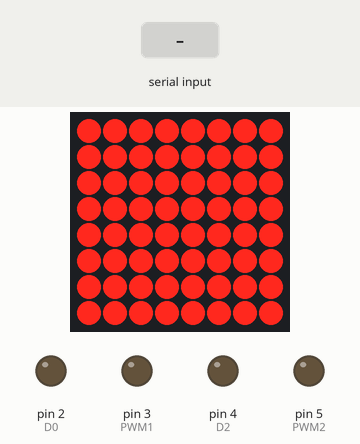
Simulated run of this sketch. Board: Arduino Nano, built with avr-gcc and run on an emulated ATmega328P. Parts: 8×8 LED matrix, output pins drawn as LEDs (lit = HIGH). The inputs (shaded band) are chosen by the test bench. What the sketch prints to the serial monitor is not drawn.

Above: at 0.1 s.
At 2.2 s:
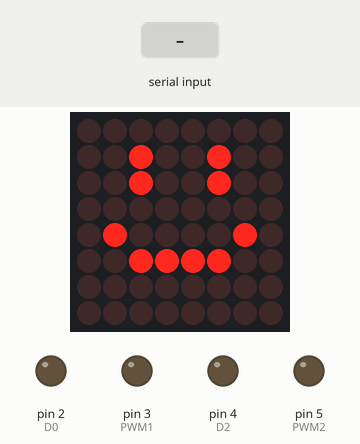
2.3 s: "1,90,45#" received over Serial
Timing chart, 0 to 5.3 s (numbered marks = the images above; inputs shaded):
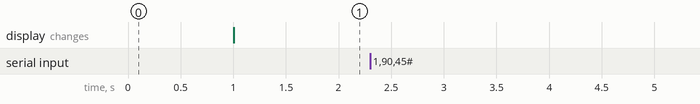

Measured:
- after the input at 2.3 s, every drawn part: stays the same

The sketch:

ControlBTHMejora.ino
```cpp
//----------------------------------
//------------LIBRERIAS-------------ARDUINO NANO TUZOBOT SOCCER
//----------------------------------
#include <MD_MAX72xx.h>
#include <SPI.h>
//----------------------------------
//--------------DEFINE-------------
//----------------------------------
#define frente digitalWrite(D0, LOW);digitalWrite(D2, LOW);
#define atras digitalWrite(D0, HIGH);digitalWrite(D2, HIGH);
#define derecha digitalWrite(D0, LOW);digitalWrite(D2, HIGH);
#define izquierda digitalWrite(D0, HIGH);digitalWrite(D2, LOW);
#define DELAY_ANIMATION 100
//----------------------------------
//--------------PUERTOS-------------
//----------------------------------
const byte D0 = 2;
const byte D2 = 4;

const byte PWM1 = 3;
const byte PWM2 = 5;
//----------------------------------
//----------PANEL LED---------------
//----------------------------------
//GENERIC_HW  PAROLA_HW  DR0CR0RR1_HW
MD_MAX72XX mx = MD_MAX72XX(MD_MAX72XX::GENERIC_HW,11,13, 12, 1);
//----------------------------------
//----------Caracteres---------------
//----------------------------------
const byte smile1[] = {0x00,0x24,0x24,0x00,0x42,0x3C,0x00,0x00};
const byte sad1[] = {0x00,0x24,0x24,0x00,0x3C,0x42,0x00,0x00};

void drawRows( const byte fig[] ){
  for( int i = 0; i < 8; i++ ){
    mx.setRow(0, i, fig[i]);
  }
}

void smile(){
  mx.clear();
  drawRows(smile1);
}

void sad(){
  mx.clear();
  drawRows(sad1);
}

void animateChar(char letter){

  letter++;
  if( letter > 'z' ){
    letter = 'a';
  }

  for( int i = 0; i < 12; i++ ){
    // limpiar la matriz
    mx.clear();
    // dibujar el caracter c empezando en la columna i
    mx.setChar( i, letter );
    // esperar un tiempo
    delay(DELAY_ANIMATION);
  }
}

void setup() {
  // put your setup code here, to run once:
  // open the serial port at 9600 bps:
  Serial.begin(9600);

  pinMode(D0, OUTPUT);
  pinMode(D2, OUTPUT);
  pinMode(PWM1, OUTPUT);
  pinMode(PWM2, OUTPUT);

  digitalWrite(D0, LOW);
  digitalWrite(D2, LOW);

  analogWrite(PWM1, 0); //PWM1 (0-255)
  analogWrite(PWM2, 0); //PWM2 (0-255)

  //PANEL LED
  // inicializar el objeto mx
  mx.begin();
  // poniendo la matriz en modo de prueba
  mx.control(MD_MAX72XX::TEST, true);
  delay(1000);
  // desactivando el modo de prueba
  mx.control(MD_MAX72XX::TEST, false);
  // Establecer intencidad a un valor de 5
  mx.control(MD_MAX72XX::INTENSITY, 5);
  mx.clear();
  smile();
}

float gd = 0;
float gi = 0;

void loop() {

  if(Serial.available()>0)
  {
    String value = Serial.readStringUntil('#');

    if(value.length()==7)
      {
        String angle = value.substring(0, 3);
        String strength = value.substring(3, 6);
        String button = value.substring(6, 8);
        int a = angle.toInt();
        int f = (int)(strength.toInt()*2.3);

        bool m1 = false;
        unsigned short v1 = 0;
        bool m2 = false;
        unsigned short v2 = 0;

        Serial.print("angle: ");Serial.print(a);Serial.print('\t');
        Serial.print("strength: ");Serial.print(f);Serial.print('\t');
        Serial.print("button: ");Serial.print(button);Serial.println("");

        Serial.flush();
        value="";

        v1 = f;
        v2 = f;

        if(button == "1")
          smile();
        if(button == "3"){
            animateChar('G'-1); //los caracteres esan avanzados 1+
            animateChar('O'-1);
            animateChar('O'-1);
            animateChar('L'-1);
            smile();
          }
        if(button == "4"){
          gd = gd + 10;
        }
        if(button == "2"){
          gi = gi + 10;
        }

        //MD
        if( (a >= 315) || ( a >= 0 && a < 45 ) )
          //digitalWrite(D2, LOW);
          m2 = false; //frente
        else if ( a >= 45 && a < 135)
          //digitalWrite(D2, HIGH);
          m2 = false;
        else if ( a >= 135 && a < 225)
          //analogWrite(PWM2, 0); //PWM2 (0-255)
          m2 = true;
        else if ( a >= 225 && a < 315)
          //digitalWrite(D2, HIGH);
          m2 = true;

        //MI
        if( (a >= 315) || ( a >= 0 && a < 45 ) )
          //digitalWrite(D2, LOW);
          m1 = false; //frente
        else if ( a >= 45 && a < 135)
          //digitalWrite(D2, HIGH);
          m1 = true;
        else if ( a >= 135 && a < 225)
          //analogWrite(PWM2, 0); //PWM2 (0-255)
          m1 = true;
        else if ( a >= 225 && a < 315)
          //digitalWrite(D2, HIGH);
          m1 = false;


        digitalWrite(D0, m1);
        digitalWrite(D2, m2);
        analogWrite(PWM1, v1); //PWM2 (0-255)
        analogWrite(PWM2, v2); //PWM2 (0-255)

      }
  }
}
```
